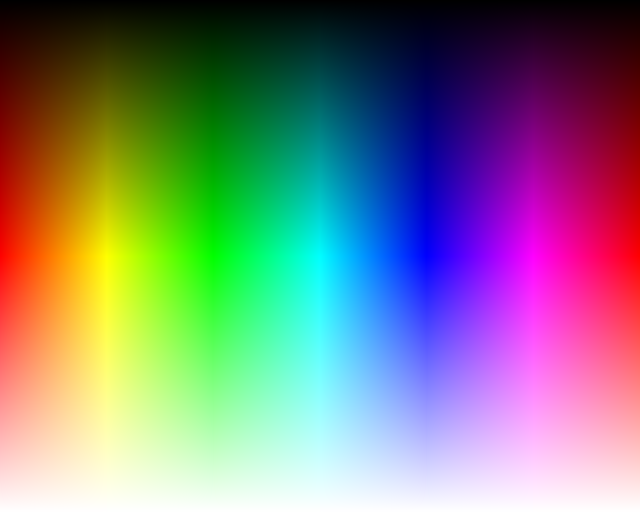
#> input picture feature-based_ir/Phổ màu.png, 1280 x 1024 px, found by its file name (shown at 1/2 size)
$ jupyter execute --allow-errors 'Mô hình 1.ipynb'   (older library calls are emulated)
#> lines starting #> are read from the running program, lines starting #| are printed output that depends on the picture
[cell 1]
import cv2 as cv
from google.colab import drive
from google.colab.patches import cv2_imshow
import matplotlib.pyplot as plt
import numpy as np
import os
from scipy import spatial
import matplotlib.pyplot as plt
import matplotlib.pyplot as plt
import matplotlib.patches as patches
from PIL import Image
drive.mount('/drive')

[cell 2]
img = cv.imread('/drive/MyDrive/Truyvan/Phổ màu.png')
#> img is the input picture: shape (1024, 1280, 3); mean B, G, R 127, 127, 127
cv2_imshow(img)

[cell 3]
img.shape
#> Out = (1024, 1280, 3)

[cell 4]
from sklearn.cluster import KMeans
def kmeans(img, n_clusters):
#> called with n_clusters = 8
  nrow, ncol,nchl = img.shape
#> nrow = 1024; ncol = 1280; nchl = 3
  g = img.reshape(nrow*ncol,nchl)

  k_means = KMeans(n_clusters = n_clusters, random_state = 0).fit(g)

  t = k_means.cluster_centers_[k_means.labels_]
  img_res = t.reshape(nrow, ncol, nchl)
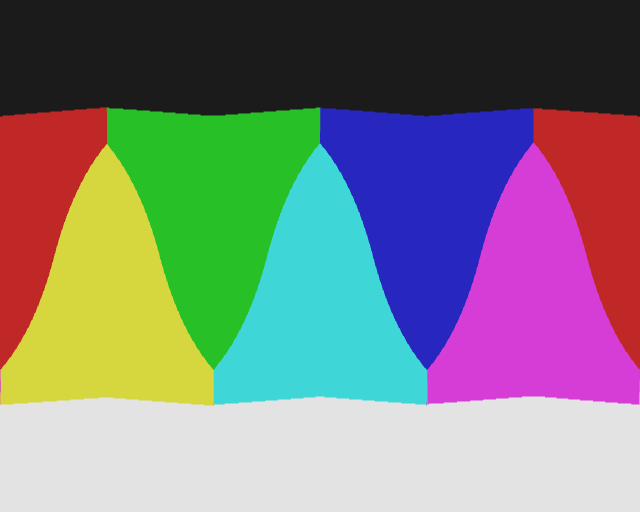
#> img_res: shape (1024, 1280, 3) float64 (shown at 1/2 size); mean of channels 0, 1, 2 127.1, 127, 127; drawn as B, G, R
  return (img_res)

[cell 5]
dir='/drive/MyDrive/Truyvan/Phổ màu.png'
img=cv.imread(dir)
k=kmeans(img,8)
cv2_imshow(k)

[cell 6]
nrow, ncol,nchl = img.shape
#> nrow = 1024; ncol = 1280; nchl = 3
g = img.reshape(nrow*ncol,nchl)
k_means = KMeans(n_clusters = 8, random_state = 0).fit(g)

[cell 7]
a=k_means.labels_
a.shape
#> Out = (1310720,)

[cell 8]
n0=[]
n1=[]
n2=[]
n3=[]
n4=[]
n5=[]
n6=[]
n7=[]
for i in range (0,1310720):
  if a[i]==0:
    n0.append(g[i])
  elif a[i]==1:
    n1.append(g[i])
  elif a[i]==2:
    n2.append(g[i])
  elif a[i]==3:
    n3.append(g[i])
  elif a[i]==4:
    n4.append(g[i])
  elif a[i]==5:
    n5.append(g[i])
  elif a[i]==6:
    n6.append(g[i])
  elif a[i]==7:
    n7.append(g[i])
#> after the loop, n0 = 122685 items; n1 = 122792 items; n2 = 123931 items; n3 = 123678 items; n4 = 284507 items; n5 = 123848 items; n6 = 286505 items; n7 = 122774 items

[cell 9]
n0=np.array(n0)
n1=np.array(n1)
n2=np.array(n2)
n3=np.array(n3)
n4=np.array(n4)
n5=np.array(n5)
n6=np.array(n6)
n7=np.array(n7)
(s,n)=n0.shape
#> s = 122685; n = 3
s
#> Out = 122685

[cell 10]
def colorrange(n):
  (size,c)=n.shape
#> size = 122685; c = 3
  r=[]
  g=[]
  b=[]
  for i in range (0,size):
    r.append(n[i][0])
    g.append(n[i][1])
    b.append(n[i][2])
#> after the loop, b = 122685 items; g = 122685 items; r = 122685 items
  (maxr,minr,maxg,ming,maxb,minb)=(max(r),min(r),max(g),min(g),max(b),min(b))
#> maxr = 255; minr = 113; maxg = 147; ming = 0; maxb = 255; minb = 114
  return (maxr,minr,maxg,ming,maxb,minb)

[cell 11]
(maxr,minr,maxg,ming,maxb,minb)=colorrange(n0)
#> maxr = 255; minr = 113; maxg = 147; ming = 0; maxb = 255; minb = 114
range0=[maxr,minr,maxg,ming,maxb,minb]
#> range0 = [255, 113, 147, 0, 255, 114]
(maxr,minr,maxg,ming,maxb,minb)=colorrange(n1)
#> maxr = 148; minr = 0; maxg = 255; ming = 114; minb = 113
range1=[maxr,minr,maxg,ming,maxb,minb]
#> range1 = [148, 0, 255, 114, 255, 113]
(maxr,minr,maxg,ming,maxb,minb)=colorrange(n2)
#> maxr = 141; ming = 107; maxb = 141; minb = 0
range2=[maxr,minr,maxg,ming,maxb,minb]
#> range2 = [141, 0, 255, 107, 141, 0]
(maxr,minr,maxg,ming,maxb,minb)=colorrange(n3)
#> maxr = 255; minr = 107; maxg = 141; ming = 0
range3=[maxr,minr,maxg,ming,maxb,minb]
#> range3 = [255, 107, 141, 0, 141, 0]
(maxr,minr,maxg,ming,maxb,minb)=colorrange(n4)
#> minr = 141; maxg = 255; ming = 140; maxb = 255; minb = 140
range4=[maxr,minr,maxg,ming,maxb,minb]
#> range4 = [255, 141, 255, 140, 255, 140]
(maxr,minr,maxg,ming,maxb,minb)=colorrange(n5)
#> maxr = 140; minr = 0; maxg = 142; ming = 0; minb = 107
range5=[maxr,minr,maxg,ming,maxb,minb]
#> range5 = [140, 0, 142, 0, 255, 107]
(maxr,minr,maxg,ming,maxb,minb)=colorrange(n6)
#> maxr = 115; maxg = 114; maxb = 115; minb = 0
range6=[maxr,minr,maxg,ming,maxb,minb]
#> range6 = [115, 0, 114, 0, 115, 0]
(maxr,minr,maxg,ming,maxb,minb)=colorrange(n7)
#> maxr = 255; minr = 114; maxg = 255; ming = 113; maxb = 147
range7=[maxr,minr,maxg,ming,maxb,minb]
#> range7 = [255, 114, 255, 113, 147, 0]

[cell 12]
center=k_means.cluster_centers_
#> center = [[214, 61.62, 214.6], [63.25, 215.4, 214.4], [39.91, 192.6, 39.79], [192.8, 39.94, 39.81], [227.4, 227, 227.2], [39.28, 40.69, 192.9], [27.16, 27.02, 27.12], [214.9, 214.4, 62.43]]
center.astype('int32')
#> Out = [[214, 61, 214], [63, 215, 214], [39, 192, 39], [192, 39, 39], [227, 227, 227], [39, 40, 192], [27, 27, 27], [214, 214, 62]]

[cell 13]
print('black: ', range0)
#| black:  [255, 113, 147, 0, 255, 114]
print('cyan: ', range1)
#| cyan:  [148, 0, 255, 114, 255, 113]
print('yellow: ', range2)
#| yellow:  [141, 0, 255, 107, 141, 0]
print('red:', range3)
#| red: [255, 107, 141, 0, 141, 0]
print('purple: ', range4)
#| purple:  [255, 141, 255, 140, 255, 140]
print('blue: ', range5)
#| blue:  [140, 0, 142, 0, 255, 107]
print('green: ', range6)
#| green:  [115, 0, 114, 0, 115, 0]
print('white: ', range7)
#| white:  [255, 114, 255, 113, 147, 0]

[cell 14]
def tranform(img, center):
  map=[]
  nrow, ncol,nchl = img.shape
  for i in range (0,nrow):
    for j in range (0,ncol):
      r=int(img[i][j][2])
      g=int(img[i][j][1])
      b=int(img[i][j][0])
      if ( r in range (0,116)) and (g in range (0,116)) and (b in range (0,115)):
          map.append(0)
      elif (r in range (0,149)) and (g in range (113,256)) and (b in range (114,256)):
          map.append(1)
      elif (r in range (113,256)) and (g in range (114,256)) and (b in range (0,143)):
          map.append(2)
      elif (r in range (115,256)) and (g in range (0,142)) and (b in range (0,114)):
          map.append(3)
      elif (r in range (114,256)) and (g in range (0,148)) and (b in range (114,256)):
          map.append(4)
      elif (r in range (0,142)) and (g in range (0,142)) and (b in range (115,256)):
          map.append(5)
      elif (r in range (0,141)) and (g in range (113,256)) and (b in range (0,143)):
          map.append(6)
      else:
          map.append(7)
#> after the loop, map = 1310720 items
  return map

[cell 15]
img=cv.imread('/drive/MyDrive/Truyvan/Phổ màu.png')
map=tranform(img,center)
#> map = 1310720 items
